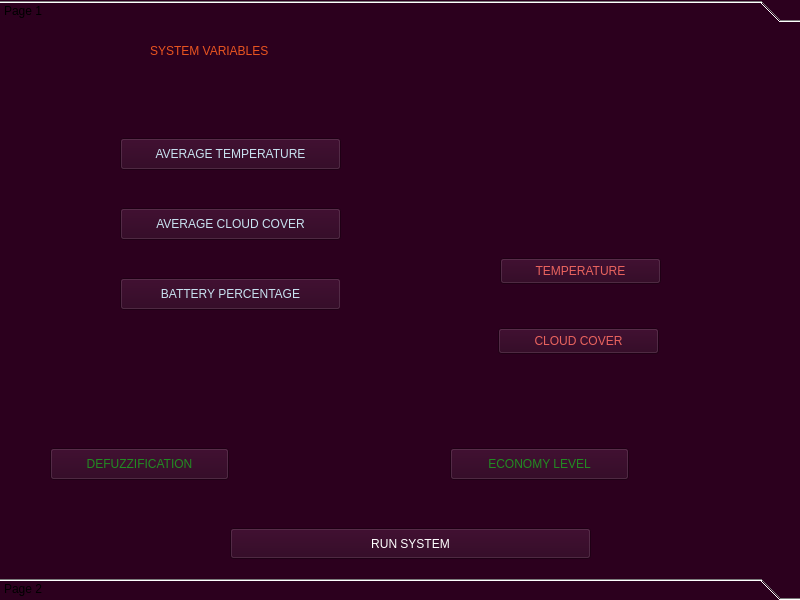
<?xml version="1.0" encoding="UTF-8"?>
<ui version="4.0">
 <class>system</class>
 <widget class="QToolBox" name="system">
  <property name="geometry">
   <rect>
    <x>0</x>
    <y>0</y>
    <width>800</width>
    <height>600</height>
   </rect>
  </property>
  <property name="windowTitle">
   <string>ToolBox</string>
  </property>
  <property name="styleSheet">
   <string notr="true">background-color: rgb(44, 0, 30);</string>
  </property>
  <property name="currentIndex">
   <number>0</number>
  </property>
  <widget class="QWidget" name="Fuzzy_system">
   <property name="enabled">
    <bool>true</bool>
   </property>
   <property name="geometry">
    <rect>
     <x>0</x>
     <y>0</y>
     <width>800</width>
     <height>538</height>
    </rect>
   </property>
   <attribute name="label">
    <string>Page 1</string>
   </attribute>
   <widget class="QLabel" name="title">
    <property name="geometry">
     <rect>
      <x>150</x>
      <y>-20</y>
      <width>503</width>
      <height>85</height>
     </rect>
    </property>
    <property name="styleSheet">
     <string notr="true">font: 36pt &quot;Peace Sans&quot;;
color: rgb(233, 84, 32);</string>
    </property>
    <property name="text">
     <string>SYSTEM VARIABLES</string>
    </property>
   </widget>
   <widget class="QLabel" name="time_hours">
    <property name="geometry">
     <rect>
      <x>596</x>
      <y>60</y>
      <width>101</width>
      <height>121</height>
     </rect>
    </property>
    <property name="styleSheet">
     <string notr="true">font: 76pt &quot;Slim Joe&quot;;
color:rgb(238, 247, 251);</string>
    </property>
    <property name="text">
     <string>&lt;html&gt;&lt;head/&gt;&lt;body&gt;&lt;p align=&quot;right&quot;&gt;&lt;br/&gt;&lt;/p&gt;&lt;/body&gt;&lt;/html&gt;</string>
    </property>
   </widget>
   <widget class="QLabel" name="time_min">
    <property name="geometry">
     <rect>
      <x>710</x>
      <y>80</y>
      <width>67</width>
      <height>41</height>
     </rect>
    </property>
    <property name="styleSheet">
     <string notr="true">font: 26pt &quot;Big John&quot;;
color:rgb(238, 247, 251);</string>
    </property>
    <property name="text">
     <string/>
    </property>
   </widget>
   <widget class="QLabel" name="date">
    <property name="geometry">
     <rect>
      <x>700</x>
      <y>130</y>
      <width>101</width>
      <height>21</height>
     </rect>
    </property>
    <property name="styleSheet">
     <string notr="true">font: 10pt &quot;Big John&quot;;
color:rgb(238, 247, 251);</string>
    </property>
    <property name="text">
     <string/>
    </property>
   </widget>
   <widget class="QPushButton" name="run_system">
    <property name="geometry">
     <rect>
      <x>230</x>
      <y>500</y>
      <width>361</width>
      <height>31</height>
     </rect>
    </property>
    <property name="styleSheet">
     <string notr="true">color: rgb(255, 255, 255);
font: 11pt &quot;Big John&quot;;</string>
    </property>
    <property name="text">
     <string>RUN SYSTEM</string>
    </property>
   </widget>
   <widget class="QLabel" name="avg_temp">
    <property name="geometry">
     <rect>
      <x>0</x>
      <y>100</y>
      <width>121</width>
      <height>51</height>
     </rect>
    </property>
    <property name="styleSheet">
     <string notr="true">font: 75 32pt &quot;Moon&quot;;
color:rgb(238, 247, 251);</string>
    </property>
    <property name="text">
     <string>&lt;html&gt;&lt;head/&gt;&lt;body&gt;&lt;p&gt;&lt;br/&gt;&lt;/p&gt;&lt;/body&gt;&lt;/html&gt;</string>
    </property>
   </widget>
   <widget class="QLabel" name="temp_icon">
    <property name="geometry">
     <rect>
      <x>340</x>
      <y>110</y>
      <width>32</width>
      <height>32</height>
     </rect>
    </property>
    <property name="styleSheet">
     <string notr="true">font: 26pt &quot;Big John&quot;;
color:rgb(174, 167, 159)</string>
    </property>
    <property name="text">
     <string>&lt;html&gt;&lt;head/&gt;&lt;body&gt;&lt;p&gt;&lt;img src=&quot;:/icons/Icons/thermometer.png&quot;/&gt;&lt;/p&gt;&lt;/body&gt;&lt;/html&gt;</string>
    </property>
   </widget>
   <widget class="QLabel" name="avg_cc">
    <property name="geometry">
     <rect>
      <x>0</x>
      <y>170</y>
      <width>121</width>
      <height>51</height>
     </rect>
    </property>
    <property name="styleSheet">
     <string notr="true">font: 75 32pt &quot;Moon&quot;;
color:rgb(238, 247, 251);</string>
    </property>
    <property name="text">
     <string>&lt;html&gt;&lt;head/&gt;&lt;body&gt;&lt;p&gt;&lt;br/&gt;&lt;/p&gt;&lt;/body&gt;&lt;/html&gt;</string>
    </property>
   </widget>
   <widget class="QLabel" name="avg_batt">
    <property name="geometry">
     <rect>
      <x>0</x>
      <y>240</y>
      <width>121</width>
      <height>51</height>
     </rect>
    </property>
    <property name="styleSheet">
     <string notr="true">font: 75 32pt &quot;Moon&quot;;
color:rgb(238, 247, 251);</string>
    </property>
    <property name="text">
     <string>&lt;html&gt;&lt;head/&gt;&lt;body&gt;&lt;p&gt;&lt;br/&gt;&lt;/p&gt;&lt;/body&gt;&lt;/html&gt;</string>
    </property>
   </widget>
   <widget class="QPushButton" name="battery_percent">
    <property name="geometry">
     <rect>
      <x>120</x>
      <y>250</y>
      <width>221</width>
      <height>32</height>
     </rect>
    </property>
    <property name="styleSheet">
     <string notr="true">font: 75 11pt &quot;Moon&quot;;
color: rgb(200, 226, 240);</string>
    </property>
    <property name="text">
     <string>BATTERY PERCENTAGE</string>
    </property>
   </widget>
   <widget class="QLabel" name="batt_icon">
    <property name="geometry">
     <rect>
      <x>340</x>
      <y>250</y>
      <width>32</width>
      <height>32</height>
     </rect>
    </property>
    <property name="styleSheet">
     <string notr="true">font: 26pt &quot;Big John&quot;;
color:rgb(174, 167, 159)</string>
    </property>
    <property name="text">
     <string>&lt;html&gt;&lt;head/&gt;&lt;body&gt;&lt;p&gt;&lt;img src=&quot;:/icons/Icons/battery.png&quot;/&gt;&lt;/p&gt;&lt;/body&gt;&lt;/html&gt;</string>
    </property>
   </widget>
   <widget class="QLabel" name="cloud_icon">
    <property name="geometry">
     <rect>
      <x>340</x>
      <y>180</y>
      <width>32</width>
      <height>32</height>
     </rect>
    </property>
    <property name="styleSheet">
     <string notr="true">font: 26pt &quot;Big John&quot;;
color:rgb(174, 167, 159)</string>
    </property>
    <property name="text">
     <string>&lt;html&gt;&lt;head/&gt;&lt;body&gt;&lt;p&gt;&lt;img src=&quot;:/icons/Icons/cloudy.png&quot;/&gt;&lt;/p&gt;&lt;/body&gt;&lt;/html&gt;</string>
    </property>
   </widget>
   <widget class="QPushButton" name="average_cloud_cover">
    <property name="geometry">
     <rect>
      <x>120</x>
      <y>180</y>
      <width>221</width>
      <height>32</height>
     </rect>
    </property>
    <property name="styleSheet">
     <string notr="true">font: 75 11pt &quot;Moon&quot;;
color: rgb(200, 226, 240);</string>
    </property>
    <property name="text">
     <string>AVERAGE CLOUD COVER</string>
    </property>
   </widget>
   <widget class="QLabel" name="defuzz">
    <property name="geometry">
     <rect>
      <x>240</x>
      <y>400</y>
      <width>161</width>
      <height>71</height>
     </rect>
    </property>
    <property name="styleSheet">
     <string notr="true">font: 40pt &quot;Big John&quot;;
color:rgb(238, 247, 251);</string>
    </property>
    <property name="text">
     <string>&lt;html&gt;&lt;head/&gt;&lt;body&gt;&lt;p&gt;&lt;br/&gt;&lt;/p&gt;&lt;/body&gt;&lt;/html&gt;</string>
    </property>
   </widget>
   <widget class="QPushButton" name="defuzzification">
    <property name="geometry">
     <rect>
      <x>50</x>
      <y>420</y>
      <width>179</width>
      <height>32</height>
     </rect>
    </property>
    <property name="styleSheet">
     <string notr="true">font: 11pt &quot;Peace Sans&quot;;
color: rgb(34, 139, 34)</string>
    </property>
    <property name="text">
     <string>DEFUZZIFICATION</string>
    </property>
   </widget>
   <widget class="QPushButton" name="economy_level">
    <property name="geometry">
     <rect>
      <x>450</x>
      <y>420</y>
      <width>179</width>
      <height>32</height>
     </rect>
    </property>
    <property name="styleSheet">
     <string notr="true">font: 11pt &quot;Peace Sans&quot;;
color: rgb(34, 139, 34)</string>
    </property>
    <property name="text">
     <string>ECONOMY LEVEL</string>
    </property>
   </widget>
   <widget class="QPushButton" name="temperature">
    <property name="geometry">
     <rect>
      <x>500</x>
      <y>230</y>
      <width>161</width>
      <height>26</height>
     </rect>
    </property>
    <property name="styleSheet">
     <string notr="true">color:rgb(233, 99, 94);
font: 75 11pt &quot;Moon&quot;;</string>
    </property>
    <property name="text">
     <string>TEMPERATURE</string>
    </property>
   </widget>
   <widget class="QPushButton" name="average_temperature">
    <property name="geometry">
     <rect>
      <x>120</x>
      <y>110</y>
      <width>221</width>
      <height>32</height>
     </rect>
    </property>
    <property name="styleSheet">
     <string notr="true">font: 75 11pt &quot;Moon&quot;;
color: rgb(200, 226, 240);</string>
    </property>
    <property name="text">
     <string>AVERAGE TEMPERATURE</string>
    </property>
   </widget>
   <widget class="QPushButton" name="cloud_cover">
    <property name="geometry">
     <rect>
      <x>498</x>
      <y>300</y>
      <width>161</width>
      <height>26</height>
     </rect>
    </property>
    <property name="styleSheet">
     <string notr="true">color:rgb(233, 99, 94);
font: 75 11pt &quot;Moon&quot;;</string>
    </property>
    <property name="text">
     <string>CLOUD COVER</string>
    </property>
   </widget>
   <widget class="QLabel" name="temp">
    <property name="geometry">
     <rect>
      <x>662</x>
      <y>210</y>
      <width>131</width>
      <height>61</height>
     </rect>
    </property>
    <property name="styleSheet">
     <string notr="true">font: 75 32pt &quot;Moon&quot;;
color:rgb(238, 247, 251);</string>
    </property>
    <property name="text">
     <string>&lt;html&gt;&lt;head/&gt;&lt;body&gt;&lt;p&gt;&lt;br/&gt;&lt;/p&gt;&lt;/body&gt;&lt;/html&gt;</string>
    </property>
   </widget>
   <widget class="QLabel" name="cc">
    <property name="geometry">
     <rect>
      <x>660</x>
      <y>280</y>
      <width>131</width>
      <height>61</height>
     </rect>
    </property>
    <property name="styleSheet">
     <string notr="true">font: 75 32pt &quot;Moon&quot;;
color:rgb(238, 247, 251);</string>
    </property>
    <property name="text">
     <string>&lt;html&gt;&lt;head/&gt;&lt;body&gt;&lt;p&gt;&lt;br/&gt;&lt;/p&gt;&lt;/body&gt;&lt;/html&gt;</string>
    </property>
   </widget>
   <widget class="QLabel" name="eco_level">
    <property name="geometry">
     <rect>
      <x>640</x>
      <y>400</y>
      <width>61</width>
      <height>71</height>
     </rect>
    </property>
    <property name="styleSheet">
     <string notr="true">font: 40pt &quot;Big John&quot;;
color:rgb(238, 247, 251);</string>
    </property>
    <property name="text">
     <string>&lt;html&gt;&lt;head/&gt;&lt;body&gt;&lt;p&gt;&lt;br/&gt;&lt;/p&gt;&lt;/body&gt;&lt;/html&gt;</string>
    </property>
   </widget>
   <zorder>title</zorder>
   <zorder>time_hours</zorder>
   <zorder>time_min</zorder>
   <zorder>date</zorder>
   <zorder>run_system</zorder>
   <zorder>time_min_3</zorder>
   <zorder>avg_temp</zorder>
   <zorder>temp_icon</zorder>
   <zorder>avg_cc</zorder>
   <zorder>avg_batt</zorder>
   <zorder>login_3</zorder>
   <zorder>battery_percent</zorder>
   <zorder>batt_icon</zorder>
   <zorder>cloud_icon</zorder>
   <zorder>average_cloud_cover</zorder>
   <zorder>defuzz</zorder>
   <zorder>defuzzification</zorder>
   <zorder>economy_level</zorder>
   <zorder>defuzz</zorder>
   <zorder>cloud_cover</zorder>
   <zorder>average_temperature</zorder>
   <zorder>temp_icon</zorder>
   <zorder>average_cloud_cover</zorder>
   <zorder>cloud_icon</zorder>
   <zorder>battery_percent</zorder>
   <zorder>batt_icon</zorder>
   <zorder>cloud_cover</zorder>
   <zorder>temp</zorder>
   <zorder>cc</zorder>
   <zorder>defuzzification</zorder>
   <zorder>economy_level</zorder>
   <zorder>eco_level</zorder>
   <zorder>temperature</zorder>
  </widget>
  <widget class="QWidget" name="Room_Conditions">
   <property name="geometry">
    <rect>
     <x>0</x>
     <y>0</y>
     <width>800</width>
     <height>538</height>
    </rect>
   </property>
   <attribute name="label">
    <string>Page 2</string>
   </attribute>
  </widget>
 </widget>
 <resources>
  <include location="system.qrc"/>
 </resources>
 <connections/>
</ui>
